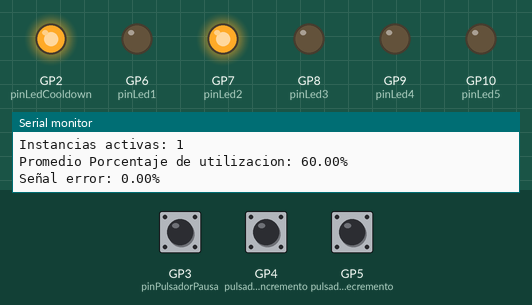
This sketch was run on a simulated Raspberry Pi Pico. On the bench: output pins drawn as LEDs (lit = HIGH), the last lines printed to the serial monitor. The test bench sets the inputs (shaded band); at power-on: GP3 (pinPulsadorPausa) LOW, GP4 (pulsadorPinIncremento) LOW, GP5 (pulsadorPinDecremento) LOW.

Above: at 1.2 s.
1.3 s: GP3 (pinPulsadorPausa) pulled HIGH for 0.15 s
At 3.4 s:
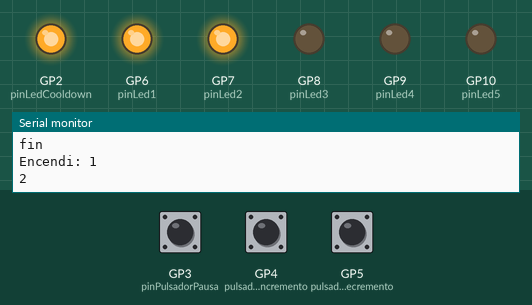
At 4.9 s:
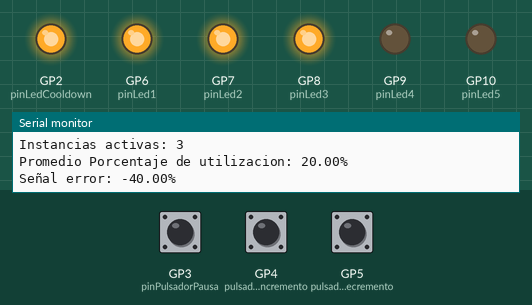
Timing chart, 0 to 43.8 s (numbered marks = the images above; inputs shaded):
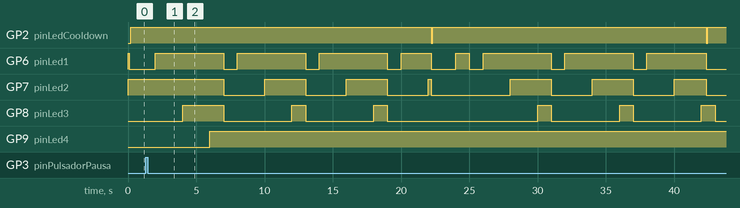

The sketch:

test-pulsador-contador.ino
```cpp
int pinLedCooldown = 2;
int pinPulsadorPausa = 3;
int pulsadorPinIncremento = 4; // Variable que guarda el número del pin al que conectamos el pulsador.
int pulsadorPinDecremento = 5;
int pinLed1 = 6;
int pinLed2 = 7;
int pinLed3 = 8;
int pinLed4 = 9;
int pinLed5 = 10;

int vPulsadorIncremento = LOW;
int vPulsadorIncrementoAnterior = HIGH; //inicio asi
int vPulsadorDecremento = LOW;
int vPulsadorDecrementoAnterior = HIGH; //inicio asi
int valorPausa = LOW;

const int tiempoCooldown = 20000; // 20 segundos
const int tiempoDelay = 100;
const int factorContadorCarga = 5;
int contador = 12;
int cargaTotal = 0;
int tiempoCooldownRestante = 0;

const int porcentajeReferencia = 60;
const int segundaCotaSuperior = 80 - porcentajeReferencia;
const int primeraCotaSuperior = 70 - porcentajeReferencia;
const int segundaCotaInferior = 30 - porcentajeReferencia;
const int primeraCotaInferior = 40 - porcentajeReferencia;

int cantidadInstancias = 5;
int instancias[5][2] = {{pinLed1,0},{pinLed2,0},{pinLed3,0},{pinLed4,0},{pinLed5,0}};

void encenderInstancia(int posicion) {
  int pin = instancias[posicion][0];
  digitalWrite(pin, HIGH);
  instancias[posicion][1] = 1;
}
void apagarInstancia(int posicion) {
  int pin = instancias[posicion][0];
  digitalWrite(pin, LOW);
  instancias[posicion][1] = 0;
}


void setup() {
  Serial.begin(9600); // Inicializamos el puerto serie.
  pinMode(pulsadorPinIncremento, INPUT);
  pinMode(pulsadorPinDecremento, INPUT);
  pinMode(pinPulsadorPausa, INPUT);

  pinMode(pinLedCooldown, OUTPUT);
  digitalWrite(pinLedCooldown, LOW);
  pinMode(pinLed1, OUTPUT);
  pinMode(pinLed2, OUTPUT);
  pinMode(pinLed3, OUTPUT);
  pinMode(pinLed4, OUTPUT);
  pinMode(pinLed5, OUTPUT);
  encenderInstancia(0);
}

void actualizarContador() {
  vPulsadorIncrementoAnterior = vPulsadorIncremento;
  vPulsadorIncremento = digitalRead(pulsadorPinIncremento);

  vPulsadorDecrementoAnterior = vPulsadorDecremento;
  vPulsadorDecremento = digitalRead(pulsadorPinDecremento);

  if (vPulsadorIncremento == HIGH && vPulsadorIncrementoAnterior == LOW) contador ++;
  if (vPulsadorDecremento == HIGH && vPulsadorDecrementoAnterior == LOW) contador --;
}

bool enCooldown(){
  return tiempoCooldownRestante > 0;
}

void actualizarCooldown(int tiempo){
  tiempoCooldownRestante = tiempoCooldownRestante - tiempo;
}

int instanciasActivas(){
  //devuelve la cantidad de instancias activas
  int res = 0;
  for (int i=0; i < cantidadInstancias; i++) {
    int activa = instancias[i][1];
    if (activa == 1) res ++;
  }
  return res;
}

void printf(float f){
    Serial.print("Promedio Porcentaje de utilizacion: ");
    Serial.print(f);
    Serial.println("%");
}

void printe(float e){
    Serial.print("Señal error: ");
    Serial.print(e);
    Serial.println("%");
}

void encenderInstancias(int cantidad){
  int encendidas = 0;
  for (int i=0; i < cantidadInstancias; i++){
    //recorro las instancias chequeando si estan activas o no
    int activa = instancias[i][1];
    if (activa == 0) {
      encenderInstancia(i);
      encendidas ++;
    }
    if (encendidas == cantidad){
      Serial.print("Encendi: ");
      Serial.println(encendidas);
      break;
    }
  }
  if (encendidas < cantidad){
    Serial.print("Encendi solo: ");
    Serial.println(encendidas);
    Serial.println("Maximo de instancias alcanzado");
  }

}
void apagarInstancias(int cantidad){
  int apagadas = 0;
  int activas = instanciasActivas();
  if (activas == 1){
    Serial.println("No puedo apagar instancias, minimo alcanzado");
    return;
  }
  if (cantidad >= activas){
    cantidad = activas - 1; //puedo apagar todas menos 1
  }
  for (int i=0; i < cantidadInstancias; i++){
    //recorro las instancias chequeando si estan activas o no
    int activa = instancias[i][1];
    if (activa == 1) {
      apagarInstancia(i);
      apagadas ++;
    }
    if (apagadas == cantidad){
      Serial.print("Apague: ");
      Serial.println(apagadas);
      break;
    }
  }
  if (apagadas < cantidad){
    Serial.print("Apague solo: ");
    Serial.println(apagadas);
    Serial.println("Minimo de instancias alcanzado");
  }
}
void printCargaTotalEInstanciasActivas(){
  Serial.print("Carga total: ");
  Serial.println(cargaTotal);
  Serial.print("Instancias activas: ");
  Serial.println(instanciasActivas());
}

int acum = 0;

void loop(){
  valorPausa = digitalRead(pinPulsadorPausa);
  if (valorPausa == HIGH){
    while (valorPausa == HIGH){
      Serial.println("Sistema pausado");
      delay(2000); //espero 2 segundos para volver a preguntar
      valorPausa = digitalRead(pinPulsadorPausa);
    }
  }
  actualizarContador();
  //solidarizar contador con porcentaje de utilizacion total
  cargaTotal = contador * factorContadorCarga;
  float f = cargaTotal / instanciasActivas();
  //calcular error
  float e = -(porcentajeReferencia - f);
  if (acum == 1000) {
    printCargaTotalEInstanciasActivas();
    printf(f);
    printe(e);
    acum = 0;
  }
  //chequear si estoy en cooldown
  if (!enCooldown()) {
    digitalWrite(pinLedCooldown, LOW); // no estoy en cooldown
    //determinar y ejecutar accion
    if (e <= primeraCotaSuperior && e >= primeraCotaInferior){
      Serial.println("todo bien, nada que hacer");
    }
    else {
      if (e > segundaCotaSuperior){
        encenderInstancias(2);
      }
      else if (e > primeraCotaSuperior && e <= segundaCotaSuperior){
        encenderInstancias(1);
      }
      else if (e < segundaCotaInferior){
        apagarInstancias(2);
      }
      else if (e < primeraCotaInferior && e >= segundaCotaInferior){
        apagarInstancias(1);
      }
      //establecer cooldown
      tiempoCooldownRestante = tiempoCooldown;
    }

  }
  else {
    //mostrar pin amarillo
    digitalWrite(pinLedCooldown, HIGH);
    //actualizar cooldown
    actualizarCooldown(tiempoDelay);
  }
  acum = acum + tiempoDelay;
  delay(tiempoDelay);
}
int cont = 0;
void loop1() {

  encenderInstancias(1);
  int c = instanciasActivas();
  Serial.println(c);

  delay(1000);
  if (cont == 3) {
    apagarInstancias(3);
    cont = 0;
  }
  delay(1000);
  cont ++;
  Serial.println("fin");
}
```

Measured:
- by itself, GP2 (pinLedCooldown): alternates HIGH for 20.0 s and LOW for 0.10 s
